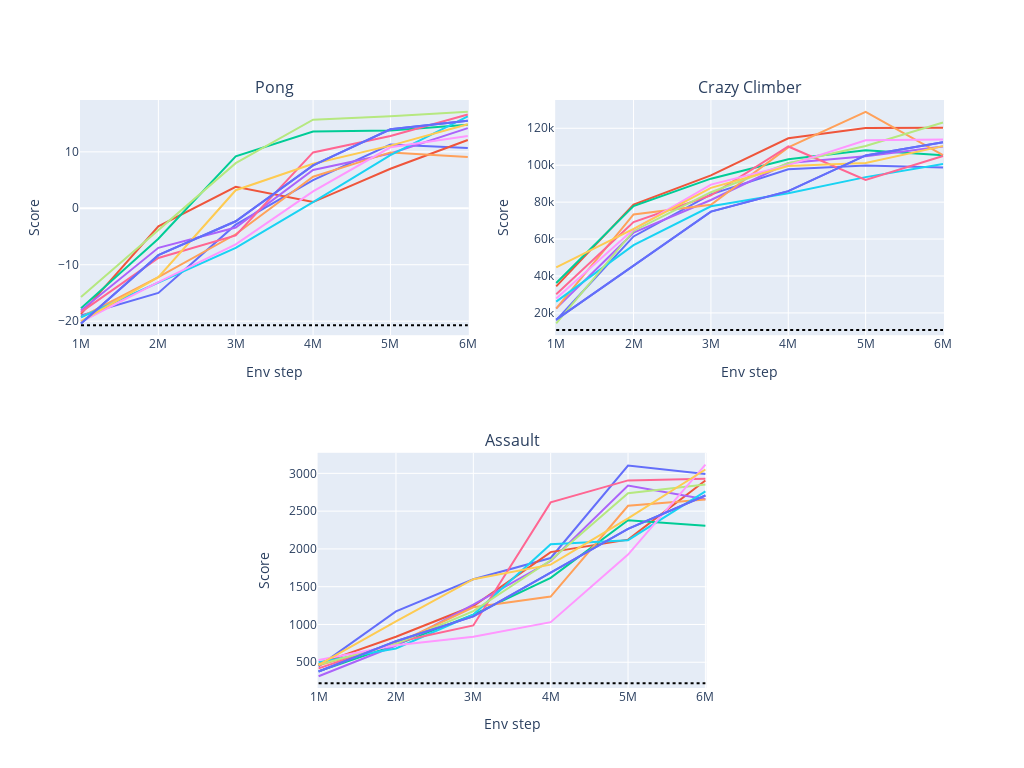

The code cell stored with this chart in its notebook:
### Code cell
envs = ["pong", "crazy_climber", "assault"]

fig = make_subplots(
    rows=2,
    cols=4,
    specs=[
        [dict(colspan=2), None, dict(colspan=2), None],
        [None, dict(colspan=2), None, None],
    ],
    subplot_titles=["Pong", "Crazy Climber", "Assault"],
    horizontal_spacing=0.1,
    vertical_spacing=0.2,
)

subplots = [(1, 1), (1, 3), (2, 2)]

for (iy, ix), env in zip(subplots, envs):
    df = raw[(raw["time"] <= 6e6) & (raw["task"] == f"atari_{env}")]
    xpr = px.line(df, x="time", y="score", color="seed")
    for trace in xpr.data:
        fig.add_trace(trace, iy, ix)
    rand = df["random"].iloc[0]
    fig.add_shape(
        type="line",
        x0=min(df["time"]),
        y0=rand,
        x1=max(df["time"]),
        y1=rand,
        line=dict(color="black", dash="dot"),
        row=iy,
        col=ix,
    )
    fig.add_trace(trace, iy, ix)

fig.update_layout(
    showlegend=False,
    autosize=False,
    width=1024,
    height=768,
    **{f"xaxis{i+1}": {"title": "Env step"} for i in range(3)},
    **{f"yaxis{i+1}": {"title": "Score"} for i in range(3)},
)

# fig.write_image("perf_curves.svg")
# with open("perf_curves.svg", "rb") as f:
#     svg2png(f.read(), write_to="perf_curves.png")

fig.write_image("../tex/assets/perf_curves.pdf")

fig

### Figure 1 — Plotly figure (JSON) as saved in the notebook; plotly's stock layout.template omitted (floating-point values rounded to 4 significant figures)
{"data": [{"hovertemplate": "seed=10<br>time=%{x}<br>score=%{y}<extra></extra>", "legendgroup": "10", "line": {"color": "#636efa", "dash": "solid"}, "marker": {"symbol": "circle"}, "mode": "lines", "name": "10", "orientation": "v", "showlegend": true, "type": "scatter", "x": [1000000, 2000000, 3000000, 4000000, 5000000, 6000000], "xaxis": "x", "y": [-19, -15, -2.9, 5, 11.3, 10.7], "yaxis": "y"}, {"hovertemplate": "seed=3<br>time=%{x}<br>score=%{y}<extra></extra>", "legendgroup": "3", "line": {"color": "#EF553B", "dash": "solid"}, "marker": {"symbol": "circle"}, "mode": "lines", "name": "3", "orientation": "v", "showlegend": true, "type": "scatter", "x": [1000000, 2000000, 3000000, 4000000, 5000000, 6000000], "xaxis": "x", "y": [-18.7, -3.2, 3.8, 1.1, 7, 12.1], "yaxis": "y"}, {"hovertemplate": "seed=4<br>time=%{x}<br>score=%{y}<extra></extra>", "legendgroup": "4", "line": {"color": "#00cc96", "dash": "solid"}, "marker": {"symbol": "circle"}, "mode": "lines", "name": "4", "orientation": "v", "showlegend": true, "type": "scatter", "x": [1000000, 2000000, 3000000, 4000000, 5000000, 6000000], "xaxis": "x", "y": [-17.7, -5.4, 9.2, 13.6, 13.8, 14.8], "yaxis": "y"}, {"hovertemplate": "seed=5<br>time=%{x}<br>score=%{y}<extra></extra>", "legendgroup": "5", "line": {"color": "#ab63fa", "dash": "solid"}, "marker": {"symbol": "circle"}, "mode": "lines", "name": "5", "orientation": "v", "showlegend": true, "type": "scatter", "x": [1000000, 2000000, 3000000, 4000000, 5000000, 6000000], "xaxis": "x", "y": [-18.1, -7, -3.4, 6.8, 9.7, 14.2], "yaxis": "y"}, {"hovertemplate": "seed=6<br>time=%{x}<br>score=%{y}<extra></extra>", "legendgroup": "6", "line": {"color": "#FFA15A", "dash": "solid"}, "marker": {"symbol": "circle"}, "mode": "lines", "name": "6", "orientation": "v", "showlegend": true, "type": "scatter", "x": [1000000, 2000000, 3000000, 4000000, 5000000, 6000000], "xaxis": "x", "y": [-19.3, -12.2, -4.6, 5.6, 9.9, 9.1], "yaxis": "y"}, {"hovertemplate": "seed=7<br>time=%{x}<br>score=%{y}<extra></extra>", "legendgroup": "7", "line": {"color": "#19d3f3", "dash": "solid"}, "marker": {"symbol": "circle"}, "mode": "lines", "name": "7", "orientation": "v", "showlegend": true, "type": "scatter", "x": [1000000, 2000000, 3000000, 4000000, 5000000, 6000000], "xaxis": "x", "y": [-19.3, -13.2, -7, 1.1, 9.4, 16.3], "yaxis": "y"}, {"hovertemplate": "seed=8<br>time=%{x}<br>score=%{y}<extra></extra>", "legendgroup": "8", "line": {"color": "#FF6692", "dash": "solid"}, "marker": {"symbol": "circle"}, "mode": "lines", "name": "8", "orientation": "v", "showlegend": true, "type": "scatter", "x": [1000000, 2000000, 3000000, 4000000, 5000000, 6000000], "xaxis": "x", "y": [-18.4, -8.8, -4.8, 9.9, 12.8, 16.6], "yaxis": "y"}, {"hovertemplate": "seed=9<br>time=%{x}<br>score=%{y}<extra></extra>", "legendgroup": "9", "line": {"color": "#B6E880", "dash": "solid"}, "marker": {"symbol": "circle"}, "mode": "lines", "name": "9", "orientation": "v", "showlegend": true, "type": "scatter", "x": [1000000, 2000000, 3000000, 4000000, 5000000, 6000000], "xaxis": "x", "y": [-15.7, -3.8, 8, 15.7, 16.3, 17.1], "yaxis": "y"}, {"hovertemplate": "seed=0<br>time=%{x}<br>score=%{y}<extra></extra>", "legendgroup": "0", "line": {"color": "#FF97FF", "dash": "solid"}, "marker": {"symbol": "circle"}, "mode": "lines", "name": "0", "orientation": "v", "showlegend": true, "type": "scatter", "x": [1000000, 2000000, 3000000, 4000000, 5000000, 6000000], "xaxis": "x", "y": [-20.1, -13.1, -6.4, 3, 10.8, 12.8], "yaxis": "y"}, {"hovertemplate": "seed=1<br>time=%{x}<br>score=%{y}<extra></extra>", "legendgroup": "1", "line": {"color": "#FECB52", "dash": "solid"}, "marker": {"symbol": "circle"}, "mode": "lines", "name": "1", "orientation": "v", "showlegend": true, "type": "scatter", "x": [1000000, 2000000, 3000000, 4000000, 5000000, 6000000], "xaxis": "x", "y": [-20, -12.2, 3.2, 7.9, 11.1, 14.9], "yaxis": "y"}, {"hovertemplate": "seed=2<br>time=%{x}<br>score=%{y}<extra></extra>", "legendgroup": "2", "line": {"color": "#636efa", "dash": "solid"}, "marker": {"symbol": "circle"}, "mode": "lines", "name": "2", "orientation": "v", "showlegend": true, "type": "scatter", "x": [1000000, 2000000, 3000000, 4000000, 5000000, 6000000], "xaxis": "x", "y": [-20.4, -8.3, -2.3, 7.6, 14, 15.5], "yaxis": "y"}, {"hovertemplate": "seed=2<br>time=%{x}<br>score=%{y}<extra></extra>", "legendgroup": "2", "line": {"color": "#636efa", "dash": "solid"}, "marker": {"symbol": "circle"}, "mode": "lines", "name": "2", "orientation": "v", "showlegend": true, "type": "scatter", "x": [1000000, 2000000, 3000000, 4000000, 5000000, 6000000], "xaxis": "x", "y": [-20.4, -8.3, -2.3, 7.6, 14, 15.5], "yaxis": "y"}, {"hovertemplate": "seed=10<br>time=%{x}<br>score=%{y}<extra></extra>", "legendgroup": "10", "line": {"color": "#636efa", "dash": "solid"}, "marker": {"symbol": "circle"}, "mode": "lines", "name": "10", "orientation": "v", "showlegend": true, "type": "scatter", "x": [1000000, 2000000, 3000000, 4000000, 5000000, 6000000], "xaxis": "x2", "y": [16000, 61420, 84220, 97800, 99810, 98770], "yaxis": "y2"}, {"hovertemplate": "seed=3<br>time=%{x}<br>score=%{y}<extra></extra>", "legendgroup": "3", "line": {"color": "#EF553B", "dash": "solid"}, "marker": {"symbol": "circle"}, "mode": "lines", "name": "3", "orientation": "v", "showlegend": true, "type": "scatter", "x": [1000000, 2000000, 3000000, 4000000, 5000000, 6000000], "xaxis": "x2", "y": [34350, 78710, 94510, 114580, 120140, 120330], "yaxis": "y2"}, {"hovertemplate": "seed=4<br>time=%{x}<br>score=%{y}<extra></extra>", "legendgroup": "4", "line": {"color": "#00cc96", "dash": "solid"}, "marker": {"symbol": "circle"}, "mode": "lines", "name": "4", "orientation": "v", "showlegend": true, "type": "scatter", "x": [1000000, 2000000, 3000000, 4000000, 5000000, 6000000], "xaxis": "x2", "y": [36190, 77860, 92710.0, 103240, 108130, 105340], "yaxis": "y2"}, {"hovertemplate": "seed=5<br>time=%{x}<br>score=%{y}<extra></extra>", "legendgroup": "5", "line": {"color": "#ab63fa", "dash": "solid"}, "marker": {"symbol": "circle"}, "mode": "lines", "name": "5", "orientation": "v", "showlegend": true, "type": "scatter", "x": [1000000, 2000000, 3000000, 4000000, 5000000, 6000000], "xaxis": "x2", "y": [22460, 63440, 81160, 101170, 104890, 110110], "yaxis": "y2"}, {"hovertemplate": "seed=6<br>time=%{x}<br>score=%{y}<extra></extra>", "legendgroup": "6", "line": {"color": "#FFA15A", "dash": "solid"}, "marker": {"symbol": "circle"}, "mode": "lines", "name": "6", "orientation": "v", "showlegend": true, "type": "scatter", "x": [1000000, 2000000, 3000000, 4000000, 5000000, 6000000], "xaxis": "x2", "y": [22340, 73310, 78570, 109610, 128950, 105430], "yaxis": "y2"}, {"hovertemplate": "seed=7<br>time=%{x}<br>score=%{y}<extra></extra>", "legendgroup": "7", "line": {"color": "#19d3f3", "dash": "solid"}, "marker": {"symbol": "circle"}, "mode": "lines", "name": "7", "orientation": "v", "showlegend": true, "type": "scatter", "x": [1000000, 2000000, 3000000, 4000000, 5000000, 6000000], "xaxis": "x2", "y": [26130, 56740, 77760, 84860, 93550, 100690], "yaxis": "y2"}, {"hovertemplate": "seed=8<br>time=%{x}<br>score=%{y}<extra></extra>", "legendgroup": "8", "line": {"color": "#FF6692", "dash": "solid"}, "marker": {"symbol": "circle"}, "mode": "lines", "name": "8", "orientation": "v", "showlegend": true, "type": "scatter", "x": [1000000, 2000000, 3000000, 4000000, 5000000, 6000000], "xaxis": "x2", "y": [30100, 69200, 83690, 110130, 92060, 104980], "yaxis": "y2"}, {"hovertemplate": "seed=9<br>time=%{x}<br>score=%{y}<extra></extra>", "legendgroup": "9", "line": {"color": "#B6E880", "dash": "solid"}, "marker": {"symbol": "circle"}, "mode": "lines", "name": "9", "orientation": "v", "showlegend": true, "type": "scatter", "x": [1000000, 2000000, 3000000, 4000000, 5000000, 6000000], "xaxis": "x2", "y": [14290, 64370, 85370, 101100, 110410, 123170], "yaxis": "y2"}, {"hovertemplate": "seed=0<br>time=%{x}<br>score=%{y}<extra></extra>", "legendgroup": "0", "line": {"color": "#FF97FF", "dash": "solid"}, "marker": {"symbol": "circle"}, "mode": "lines", "name": "0", "orientation": "v", "showlegend": true, "type": "scatter", "x": [1000000, 2000000, 3000000, 4000000, 5000000, 6000000], "xaxis": "x2", "y": [27840, 65270, 89500, 100050, 113530, 113900], "yaxis": "y2"}, {"hovertemplate": "seed=1<br>time=%{x}<br>score=%{y}<extra></extra>", "legendgroup": "1", "line": {"color": "#FECB52", "dash": "solid"}, "marker": {"symbol": "circle"}, "mode": "lines", "name": "1", "orientation": "v", "showlegend": true, "type": "scatter", "x": [1000000, 2000000, 3000000, 4000000, 5000000, 6000000], "xaxis": "x2", "y": [44620, 65490, 87730, 99600, 101190, 110330], "yaxis": "y2"}, {"hovertemplate": "seed=2<br>time=%{x}<br>score=%{y}<extra></extra>", "legendgroup": "2", "line": {"color": "#636efa", "dash": "solid"}, "marker": {"symbol": "circle"}, "mode": "lines", "name": "2", "orientation": "v", "showlegend": true, "type": "scatter", "x": [1000000, 2000000, 3000000, 4000000, 5000000, 6000000], "xaxis": "x2", "y": [16370, 45510, 74870, 85940, 105300, 112430], "yaxis": "y2"}, {"hovertemplate": "seed=2<br>time=%{x}<br>score=%{y}<extra></extra>", "legendgroup": "2", "line": {"color": "#636efa", "dash": "solid"}, "marker": {"symbol": "circle"}, "mode": "lines", "name": "2", "orientation": "v", "showlegend": true, "type": "scatter", "x": [1000000, 2000000, 3000000, 4000000, 5000000, 6000000], "xaxis": "x2", "y": [16370, 45510, 74870, 85940, 105300, 112430], "yaxis": "y2"}, {"hovertemplate": "seed=10<br>time=%{x}<br>score=%{y}<extra></extra>", "legendgroup": "10", "line": {"color": "#636efa", "dash": "solid"}, "marker": {"symbol": "circle"}, "mode": "lines", "name": "10", "orientation": "v", "showlegend": true, "type": "scatter", "x": [1000000, 2000000, 3000000, 4000000, 5000000, 6000000], "xaxis": "x3", "y": [445.2, 1173.0, 1598.0, 1880.0, 3103.0, 2992.0], "yaxis": "y3"}, {"hovertemplate": "seed=3<br>time=%{x}<br>score=%{y}<extra></extra>", "legendgroup": "3", "line": {"color": "#EF553B", "dash": "solid"}, "marker": {"symbol": "circle"}, "mode": "lines", "name": "3", "orientation": "v", "showlegend": true, "type": "scatter", "x": [1000000, 2000000, 3000000, 4000000, 5000000, 6000000], "xaxis": "x3", "y": [478.8, 838.3, 1244.0, 1958.0, 2122.0, 2906.0], "yaxis": "y3"}, {"hovertemplate": "seed=4<br>time=%{x}<br>score=%{y}<extra></extra>", "legendgroup": "4", "line": {"color": "#00cc96", "dash": "solid"}, "marker": {"symbol": "circle"}, "mode": "lines", "name": "4", "orientation": "v", "showlegend": true, "type": "scatter", "x": [1000000, 2000000, 3000000, 4000000, 5000000, 6000000], "xaxis": "x3", "y": [379, 729.5, 1131.0, 1616.0, 2379.0, 2305.0], "yaxis": "y3"}, {"hovertemplate": "seed=5<br>time=%{x}<br>score=%{y}<extra></extra>", "legendgroup": "5", "line": {"color": "#ab63fa", "dash": "solid"}, "marker": {"symbol": "circle"}, "mode": "lines", "name": "5", "orientation": "v", "showlegend": true, "type": "scatter", "x": [1000000, 2000000, 3000000, 4000000, 5000000, 6000000], "xaxis": "x3", "y": [315, 721.1, 1262.0, 1840.0, 2838.0, 2658], "yaxis": "y3"}, {"hovertemplate": "seed=6<br>time=%{x}<br>score=%{y}<extra></extra>", "legendgroup": "6", "line": {"color": "#FFA15A", "dash": "solid"}, "marker": {"symbol": "circle"}, "mode": "lines", "name": "6", "orientation": "v", "showlegend": true, "type": "scatter", "x": [1000000, 2000000, 3000000, 4000000, 5000000, 6000000], "xaxis": "x3", "y": [459.8, 745, 1228.0, 1369.0, 2570.0, 2655.0], "yaxis": "y3"}, {"hovertemplate": "seed=7<br>time=%{x}<br>score=%{y}<extra></extra>", "legendgroup": "7", "line": {"color": "#19d3f3", "dash": "solid"}, "marker": {"symbol": "circle"}, "mode": "lines", "name": "7", "orientation": "v", "showlegend": true, "type": "scatter", "x": [1000000, 2000000, 3000000, 4000000, 5000000, 6000000], "xaxis": "x3", "y": [501.9, 682.3, 1131.0, 2063, 2116.0, 2761.0], "yaxis": "y3"}, {"hovertemplate": "seed=8<br>time=%{x}<br>score=%{y}<extra></extra>", "legendgroup": "8", "line": {"color": "#FF6692", "dash": "solid"}, "marker": {"symbol": "circle"}, "mode": "lines", "name": "8", "orientation": "v", "showlegend": true, "type": "scatter", "x": [1000000, 2000000, 3000000, 4000000, 5000000, 6000000], "xaxis": "x3", "y": [418.8, 763.6, 987.4, 2616.0, 2907.0, 2928], "yaxis": "y3"}, {"hovertemplate": "seed=9<br>time=%{x}<br>score=%{y}<extra></extra>", "legendgroup": "9", "line": {"color": "#B6E880", "dash": "solid"}, "marker": {"symbol": "circle"}, "mode": "lines", "name": "9", "orientation": "v", "showlegend": true, "type": "scatter", "x": [1000000, 2000000, 3000000, 4000000, 5000000, 6000000], "xaxis": "x3", "y": [469.1, 744.6, 1178.0, 1850.0, 2738, 2852.0], "yaxis": "y3"}, {"hovertemplate": "seed=0<br>time=%{x}<br>score=%{y}<extra></extra>", "legendgroup": "0", "line": {"color": "#FF97FF", "dash": "solid"}, "marker": {"symbol": "circle"}, "mode": "lines", "name": "0", "orientation": "v", "showlegend": true, "type": "scatter", "x": [1000000, 2000000, 3000000, 4000000, 5000000, 6000000], "xaxis": "x3", "y": [531.2, 726.3, 838.1, 1031.0, 1925.0, 3116.0], "yaxis": "y3"}, {"hovertemplate": "seed=1<br>time=%{x}<br>score=%{y}<extra></extra>", "legendgroup": "1", "line": {"color": "#FECB52", "dash": "solid"}, "marker": {"symbol": "circle"}, "mode": "lines", "name": "1", "orientation": "v", "showlegend": true, "type": "scatter", "x": [1000000, 2000000, 3000000, 4000000, 5000000, 6000000], "xaxis": "x3", "y": [466.1, 1042, 1599.0, 1792.0, 2404.0, 3051.0], "yaxis": "y3"}, {"hovertemplate": "seed=2<br>time=%{x}<br>score=%{y}<extra></extra>", "legendgroup": "2", "line": {"color": "#636efa", "dash": "solid"}, "marker": {"symbol": "circle"}, "mode": "lines", "name": "2", "orientation": "v", "showlegend": true, "type": "scatter", "x": [1000000, 2000000, 3000000, 4000000, 5000000, 6000000], "xaxis": "x3", "y": [378, 778.8, 1107.0, 1691.0, 2265.0, 2707.0], "yaxis": "y3"}, {"hovertemplate": "seed=2<br>time=%{x}<br>score=%{y}<extra></extra>", "legendgroup": "2", "line": {"color": "#636efa", "dash": "solid"}, "marker": {"symbol": "circle"}, "mode": "lines", "name": "2", "orientation": "v", "showlegend": true, "type": "scatter", "x": [1000000, 2000000, 3000000, 4000000, 5000000, 6000000], "xaxis": "x3", "y": [378, 778.8, 1107.0, 1691.0, 2265.0, 2707.0], "yaxis": "y3"}], "layout": {"annotations": [{"font": {"size": 16}, "showarrow": false, "text": "Pong", "x": 0.225, "xanchor": "center", "xref": "paper", "y": 1, "yanchor": "bottom", "yref": "paper"}, {"font": {"size": 16}, "showarrow": false, "text": "Crazy Climber", "x": 0.775, "xanchor": "center", "xref": "paper", "y": 1, "yanchor": "bottom", "yref": "paper"}, {"font": {"size": 16}, "showarrow": false, "text": "Assault", "x": 0.5, "xanchor": "center", "xref": "paper", "y": 0.4, "yanchor": "bottom", "yref": "paper"}], "autosize": false, "height": 768, "shapes": [{"line": {"color": "black", "dash": "dot"}, "type": "line", "x0": 1000000, "x1": 6000000, "xref": "x", "y0": -20.7, "y1": -20.7, "yref": "y"}, {"line": {"color": "black", "dash": "dot"}, "type": "line", "x0": 1000000, "x1": 6000000, "xref": "x2", "y0": 10780.0, "y1": 10780.0, "yref": "y2"}, {"line": {"color": "black", "dash": "dot"}, "type": "line", "x0": 1000000, "x1": 6000000, "xref": "x3", "y0": 222.4, "y1": 222.4, "yref": "y3"}], "showlegend": false, "width": 1024, "xaxis": {"anchor": "y", "domain": [0, 0.45], "title": {"text": "Env step"}}, "xaxis2": {"anchor": "y2", "domain": [0.55, 1], "title": {"text": "Env step"}}, "xaxis3": {"anchor": "y3", "domain": [0.275, 0.725], "title": {"text": "Env step"}}, "yaxis": {"anchor": "x", "domain": [0.6, 1], "title": {"text": "Score"}}, "yaxis2": {"anchor": "x2", "domain": [0.6, 1], "title": {"text": "Score"}}, "yaxis3": {"anchor": "x3", "domain": [0, 0.4], "title": {"text": "Score"}}}}
